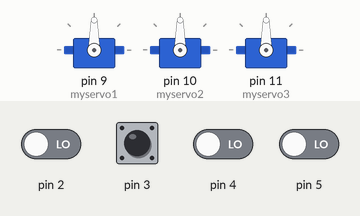
Recording of a sketch running on a simulated Arduino Uno, built with avr-gcc and run on an emulated ATmega328P. Parts: 3 × servo. Inputs (shaded band) come from the test bench; at power-on: pin 2–5 LOW. What the sketch prints to the serial monitor is not drawn.

Above: at 1.2 s.
1.3 s: pin 3 pulsed HIGH 2 times (0.12 s each, 0.3 s apart)
At 5.2 s:
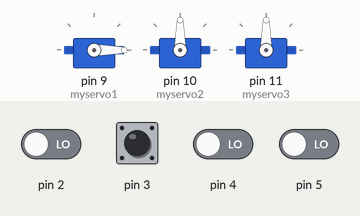
At 6.9 s:
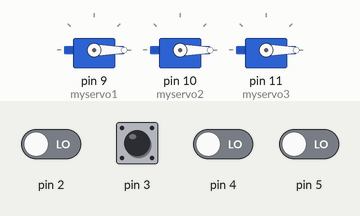
Timing chart, 0 to 8.4 s (numbered marks = the images above; inputs shaded):
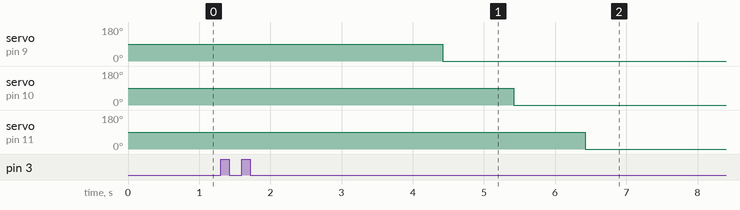

Measured:
- after the input at 1.3 s, servo on pin 9 (myservo1): 90° → 0° after 3.1 s instead of 3.7 s; servo on pin 10 (myservo2): 90° → 0° after 4.1 s instead of 4.7 s; servo on pin 11 (myservo3): 90° → 0° after 5.1 s instead of 5.7 s

The sketch:

main.ino
```cpp
#include <Servo.h>

Servo myservo1;
Servo myservo2;
Servo myservo3;

void setup() {
  Serial.begin(115200);
  pinMode(2,INPUT);
  pinMode(3,INPUT);
  pinMode(4,INPUT);
  pinMode(5,INPUT);
  myservo1.attach(9);
  myservo2.attach(10);
  myservo3.attach(11);
}
void loop() {
  Serial.print("CH1=");
  Serial.print(map(pulseIn(2,HIGH),1100,1900,0,255));
  Serial.print(",CH2=");
  Serial.print(map(pulseIn(3,HIGH),1100,1900,0,255));
  Serial.print(",CH3=");
  Serial.print(map(pulseIn(4,HIGH),1100,1900,0,255));
  Serial.print(",CH4=");
  Serial.print(map(pulseIn(5,HIGH),1100,1900,0,255));
  ;Serial.print("\n");
   myservo1.write(map(pulseIn(2,HIGH),1100,1900,0,255));
   myservo2.write(map(pulseIn(3,HIGH),1100,1900,0,255)-125);
   myservo3.write(map(pulseIn(4,HIGH),1100,1900,0,255));
   delay(10);
}
```
